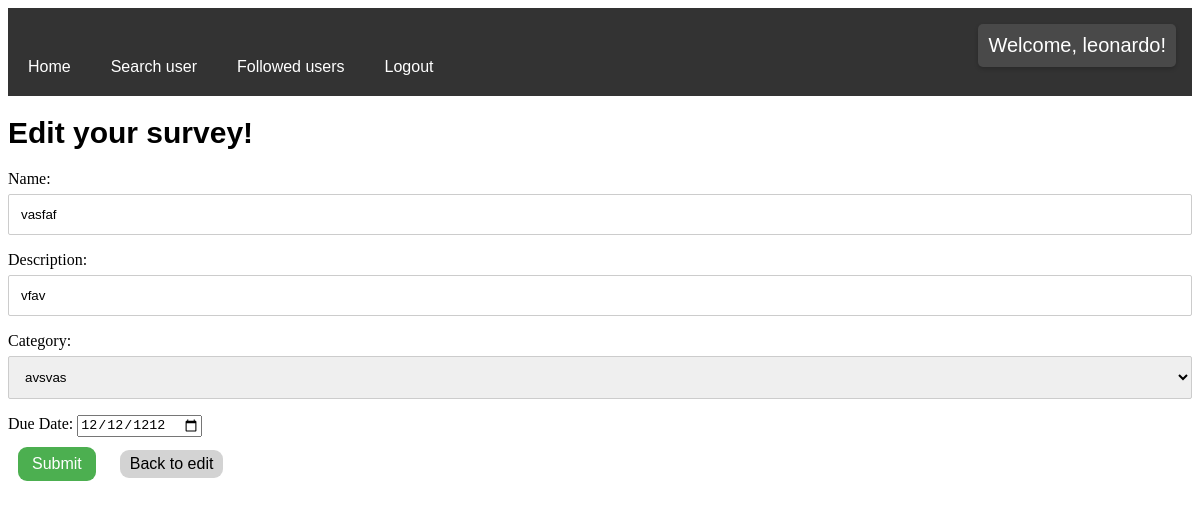
The page /editSurvey/1/ (signed in) on the database its author committed.
### surveys/models.py (models this page shows, shortened)
class Survey(models.Model):
    id = models.AutoField(primary_key=True)
    name = models.CharField(max_length=50)
    description = models.CharField(max_length=200)
    user = models.ForeignKey(User, on_delete=models.CASCADE, null=True)
    category = models.ForeignKey(Category, on_delete=models.CASCADE, null=True)
    deadline = models.DateField(null=True)

### surveys/views.py (the view, shortened to what this page needs)
# urls.py: path('editSurvey/<int:pk>/', views.EditSurvey.as_view(), name='editSurvey'),
class EditSurvey(UpdateView):
    model = Survey
    fields = ['name', 'description', 'category', 'deadline']
    template_name = 'editSurvey.html'
    def get_context_data(self, **kwargs):
        context = super().get_context_data(**kwargs)
        context['survey'] = Survey.objects.get(pk=self.kwargs['pk'])
        context['user'] = User.objects.get(username=self.request.user.username)
        context['categories'] = Category.objects.all()
        return context

### templates/editSurvey.html (shortened to what this page needs)
{% extends 'base.html' %}
{% block content %}
    <h1>Edit your survey!</h1>
    <form method="post">
        <label for="name">Name:</label>
        <input type="text" id="name" name="name" value="{{ survey.name }}">
        <label for="description">Description:</label>
        <input type="text" id="description" name="description" value="{{ survey.description }}">
        <label for="category">Category:</label>
        <select name="category" id="category">
            {% for category in categories %}
                {% if category.id == survey.category.id %}
                    <option value="{{ category.id }}" id="info" selected>{{ category.name }}</option>
                {% else %}
                    <option value="{{ category.id }}" id="info">{{ category.name }}</option>
                {% endif %}
            {% endfor %}
        </select>
        <label for="deadline">Due Date:</label>
        <input type="date" id="deadline" name="deadline" value="{{ survey.deadline.isoformat }}">
        <br>
        <input type="submit" value="Submit">
        <a href="{% url 'viewSurvey' survey.id %}">
            <button class="cancel-link" type="button">Back to edit</button>
        </a>
    </form>
{% endblock %}

### templates/base.html (shortened to what this page needs)
{% load static %}
<html lang="en">
    <head>
        <link rel="stylesheet" href="{% static 'base.css' %}">
    </head>
    <body>
        <div class="navbar" id="navbar">
            <a href="{% url 'index' %}">Home</a>
            {% if user.is_authenticated %}
                <a href="{% url 'search_user' %}">Search user</a>
                <a href="{% url 'manage_followed_users' %}">Followed users</a>
                <a href="{% url 'logout_user' %}">Logout</a>
                <p class="welcome"> Welcome, {{ user.username }}!</p>
            {% else %}
                <a href="{% url 'login_user' %}">Login</a>
                <a href="{% url 'register_user' %}">Register</a>
            {% endif %}
        </div>
{% block content %}
{% endblock %}
    </body>
</html>

### templates/base.css (style rules this page uses)
.navbar { overflow: hidden; background-color: #333; font-family: Arial, Helvetica, sans-serif; }
.navbar a { float: left; font-size: 16px; color: white; text-align: center; padding: 50px 20px 20px 20px; text-decoration: none; }
.welcome { padding: 10px; border-radius: 5px; margin: 16px; background: #494949; box-shadow: 0 2px 4px 0 rgba(0,0,0,0.2); font-family: Arial, Helvetica, sans-serif; float: right; }
button { background-color: #4CAF50; border: none; color: white; padding: 5px 10px; text-align: center; text-decoration: none; display: inline-block; font-size: 16px; margin: 10px; cursor: pointer; border-radius: 9px; }
button.cancel-link { background-color: lightgray; color: black; }
input[type=text], select, textarea { width: 100%; padding: 12px; border: 1px solid #ccc; border-radius: 2px; box-sizing: border-box; margin-top: 6px; margin-bottom: 16px; resize: vertical; }
input[type=submit] { background-color: #4CAF50; border: none; color: white; padding: 8px 14px; text-align: center; text-decoration: none; display: inline-block; font-size: 16px; margin: 10px; cursor: pointer; border-radius: 9px; }
p.welcome { font-size: 20px; color: white; font-family: Arial, Helvetica, sans-serif; }
h1 { font-family: Arial, Helvetica, sans-serif; font-size: 30px; color: black; }
option { color: red; }

### rows shown on the page
Survey: name "vasfaf", description "vfav", deadline "12/12/1212"

### other values the page prints
{{ user.username }} "leonardo"
form field category "avsvas"
